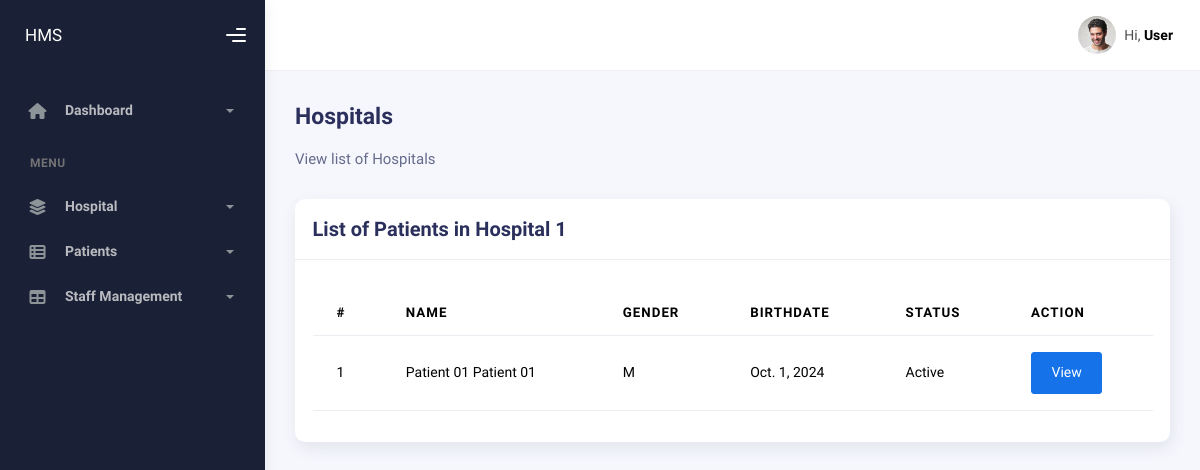
The page /hospital/1/ (signed in) on the database its author committed.
### hospital/models.py (models this page shows, shortened)
class Hospital(models.Model):
    name = models.CharField(max_length=255)
    location = models.CharField(max_length=255)
    capacity = models.IntegerField()
    created_at = models.DateTimeField(auto_now_add=True)
    updated_at = models.DateTimeField(auto_now=True)
    def __str__(self):
        return self.name

class Patient(models.Model):
    GENDER_CHOICES = [
        ("M", "Male"),
        ("F", "Female"),
        ("O", "Other"),
    ]
    STATUS_CHOICES = [
        ("Inactive", "Inactive"),
        ("Active", "Active"),
        ("Admission", "Admission"),
        ("Discharge", "Discharge"),
    ]
    user = models.OneToOneField(
        User, on_delete=models.CASCADE, related_name="patient_info"
    )
    first_name = models.CharField(max_length=100)
    last_name = models.CharField(max_length=100)
    gender = models.CharField(max_length=1, choices=GENDER_CHOICES)
    birthdate = models.DateField()
    hospital = models.ForeignKey(
        Hospital, on_delete=models.CASCADE, related_name="patients"
    )
    is_admitted = models.BooleanField(default=False)
    status = models.CharField(max_length=10, choices=STATUS_CHOICES)
    created_at = models.DateTimeField(auto_now_add=True)
    updated_at = models.DateTimeField(auto_now=True)

### hospital/views.py (the view)
# urls.py: path("<int:hospital_id>/", views.hospital_detail_page, name="hospital-detail"),
@login_required
def hospital_detail_page(request, hospital_id):
    hospital = Hospital.objects.get(pk=hospital_id)
    context = {}
    context["hospital"] = hospital
    context["patients"] = hospital.patients.all().order_by("-created_at")
    return render(request, "hospital/hospital-detail.html", context)

### hospital/templates/hospital/hospital-detail.html (shortened to what this page needs)
{% extends "layout/base.html" %}
{% block heading %}Hospitals{% endblock heading %}
{% block mute_heading %}View list of Hospitals{% endblock mute_heading %}
{% block content %}
<div class="row">
    <div class="col-12">
        <div class="card">
            <div class="card-header">
                <div class="card-title">List of Patients in {{ hospital }}</div>
            </div>
            <div class="card-body">
                <table class="table mt-3">
                    <thead>
                        <tr>
                            <th scope="col">#</th>
                            <th scope="col">Name</th>
                            <th scope="col">Gender</th>
                            <th scope="col">Birthdate</th>
                            <th scope="col">Status</th>
                            <th scope="col">Action</th>
                        </tr>
                    </thead>
                    <tbody>
                    {% for patient in patients %}
                        <tr>
                            <td>{{ forloop.counter }}</td>
                            <td>{{ patient.first_name }} {{ patient.last_name }}</td>
                            <td>{{ patient.gender }}</td>
                            <td>{{ patient.birthdate }}</td>
                            <td>{{ patient.status }}</td>
                            <td>
                                <a class="btn btn-primary" href="{% url 'hospital:patient-detail' patient_id=patient.id %}">View</a>
                            </td>
                        </tr>
                    {% endfor %}
                    </tbody>
                </table>
            </div>
        </div>
    </div>
</div>
{% endblock content %}

### templates/section/header.html (shortened to what this page needs)
<div class="main-header">
    <nav class="navbar navbar-header navbar-header-transparent navbar-expand-lg border-bottom">
        <div class="container-fluid">
            <ul class="navbar-nav topbar-nav ms-md-auto align-items-center">
                <li class="nav-item topbar-user dropdown hidden-caret">
                    <a class="dropdown-toggle profile-pic" data-bs-toggle="dropdown" href="#" aria-expanded="false">
                        <div class="avatar-sm">
                            <img src="assets/img/profile.jpg" alt="..." class="avatar-img rounded-circle" />
                        </div>
                        <span class="profile-username">
                            <span class="op-7">Hi,</span>
                            <span class="fw-bold">{{ user.first_name }}</span>
                        </span>
                    </a>
                </li>
            </ul>
        </div>
    </nav>
</div>

### rows shown on the page
Hospital: name "Hospital 1"
Patient: first_name "Patient 01", last_name "Patient 01", gender "M", birthdate "Oct. 1, 2024", status "Active"

### other values the page prints
{{ user.first_name }} "User"
